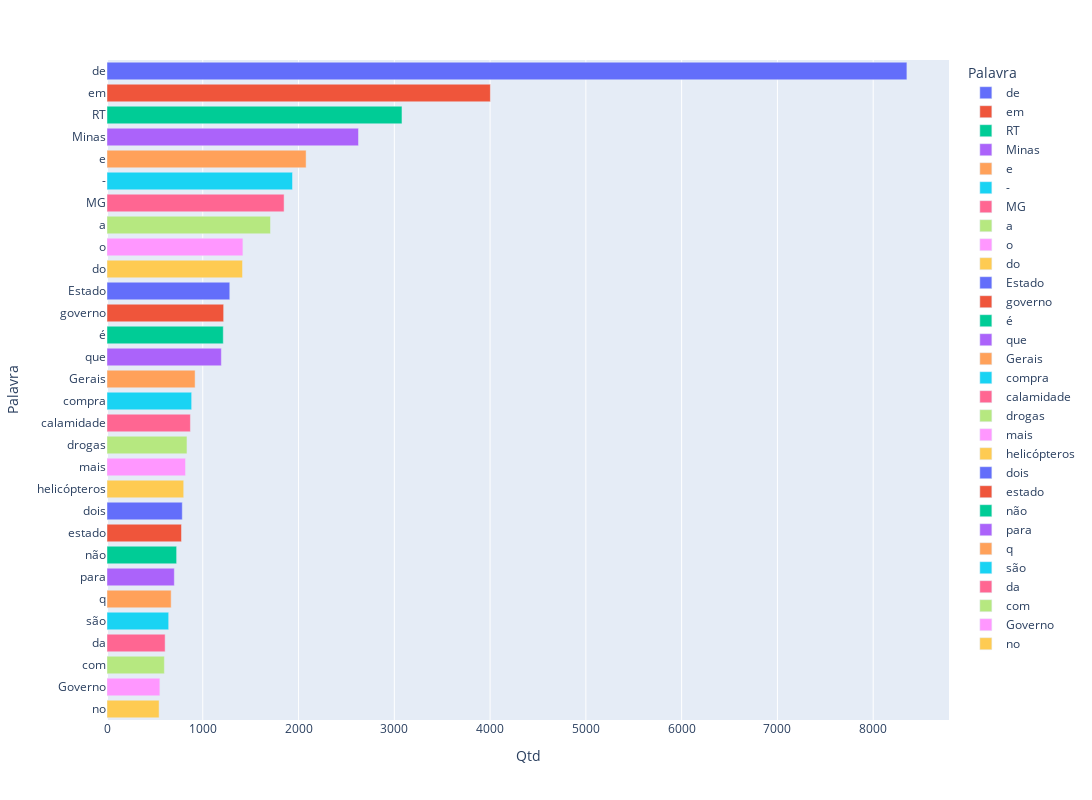

Notebook cell for this chart:
### Code cell
## Trazendo as informações graficamente
Figura = px.bar(
    tabQuantidade, 
    x = 'Qtd',
    y = 'Palavra',
    color = 'Palavra',
    orientation = 'h',
    width=1150, 
    height=800
)

Figura.show()

### Figure 1 — Plotly figure (JSON) as saved in the notebook; plotly's stock layout.template omitted (floating-point values rounded to 4 significant figures)
{"data": [{"alignmentgroup": "True", "hovertemplate": "Palavra=%{y}<br>Qtd=%{x}<extra></extra>", "legendgroup": "de", "marker": {"color": "#636efa", "pattern": {"shape": ""}}, "name": "de", "offsetgroup": "de", "orientation": "h", "showlegend": true, "textposition": "auto", "type": "bar", "x": [8352], "xaxis": "x", "y": ["de"], "yaxis": "y"}, {"alignmentgroup": "True", "hovertemplate": "Palavra=%{y}<br>Qtd=%{x}<extra></extra>", "legendgroup": "em", "marker": {"color": "#EF553B", "pattern": {"shape": ""}}, "name": "em", "offsetgroup": "em", "orientation": "h", "showlegend": true, "textposition": "auto", "type": "bar", "x": [4003], "xaxis": "x", "y": ["em"], "yaxis": "y"}, {"alignmentgroup": "True", "hovertemplate": "Palavra=%{y}<br>Qtd=%{x}<extra></extra>", "legendgroup": "RT", "marker": {"color": "#00cc96", "pattern": {"shape": ""}}, "name": "RT", "offsetgroup": "RT", "orientation": "h", "showlegend": true, "textposition": "auto", "type": "bar", "x": [3080], "xaxis": "x", "y": ["RT"], "yaxis": "y"}, {"alignmentgroup": "True", "hovertemplate": "Palavra=%{y}<br>Qtd=%{x}<extra></extra>", "legendgroup": "Minas", "marker": {"color": "#ab63fa", "pattern": {"shape": ""}}, "name": "Minas", "offsetgroup": "Minas", "orientation": "h", "showlegend": true, "textposition": "auto", "type": "bar", "x": [2626], "xaxis": "x", "y": ["Minas"], "yaxis": "y"}, {"alignmentgroup": "True", "hovertemplate": "Palavra=%{y}<br>Qtd=%{x}<extra></extra>", "legendgroup": "e", "marker": {"color": "#FFA15A", "pattern": {"shape": ""}}, "name": "e", "offsetgroup": "e", "orientation": "h", "showlegend": true, "textposition": "auto", "type": "bar", "x": [2079], "xaxis": "x", "y": ["e"], "yaxis": "y"}, {"alignmentgroup": "True", "hovertemplate": "Palavra=%{y}<br>Qtd=%{x}<extra></extra>", "legendgroup": "-", "marker": {"color": "#19d3f3", "pattern": {"shape": ""}}, "name": "-", "offsetgroup": "-", "orientation": "h", "showlegend": true, "textposition": "auto", "type": "bar", "x": [1937], "xaxis": "x", "y": ["-"], "yaxis": "y"}, {"alignmentgroup": "True", "hovertemplate": "Palavra=%{y}<br>Qtd=%{x}<extra></extra>", "legendgroup": "MG", "marker": {"color": "#FF6692", "pattern": {"shape": ""}}, "name": "MG", "offsetgroup": "MG", "orientation": "h", "showlegend": true, "textposition": "auto", "type": "bar", "x": [1849], "xaxis": "x", "y": ["MG"], "yaxis": "y"}, {"alignmentgroup": "True", "hovertemplate": "Palavra=%{y}<br>Qtd=%{x}<extra></extra>", "legendgroup": "a", "marker": {"color": "#B6E880", "pattern": {"shape": ""}}, "name": "a", "offsetgroup": "a", "orientation": "h", "showlegend": true, "textposition": "auto", "type": "bar", "x": [1707], "xaxis": "x", "y": ["a"], "yaxis": "y"}, {"alignmentgroup": "True", "hovertemplate": "Palavra=%{y}<br>Qtd=%{x}<extra></extra>", "legendgroup": "o", "marker": {"color": "#FF97FF", "pattern": {"shape": ""}}, "name": "o", "offsetgroup": "o", "orientation": "h", "showlegend": true, "textposition": "auto", "type": "bar", "x": [1419], "xaxis": "x", "y": ["o"], "yaxis": "y"}, {"alignmentgroup": "True", "hovertemplate": "Palavra=%{y}<br>Qtd=%{x}<extra></extra>", "legendgroup": "do", "marker": {"color": "#FECB52", "pattern": {"shape": ""}}, "name": "do", "offsetgroup": "do", "orientation": "h", "showlegend": true, "textposition": "auto", "type": "bar", "x": [1415], "xaxis": "x", "y": ["do"], "yaxis": "y"}, {"alignmentgroup": "True", "hovertemplate": "Palavra=%{y}<br>Qtd=%{x}<extra></extra>", "legendgroup": "Estado", "marker": {"color": "#636efa", "pattern": {"shape": ""}}, "name": "Estado", "offsetgroup": "Estado", "orientation": "h", "showlegend": true, "textposition": "auto", "type": "bar", "x": [1282], "xaxis": "x", "y": ["Estado"], "yaxis": "y"}, {"alignmentgroup": "True", "hovertemplate": "Palavra=%{y}<br>Qtd=%{x}<extra></extra>", "legendgroup": "governo", "marker": {"color": "#EF553B", "pattern": {"shape": ""}}, "name": "governo", "offsetgroup": "governo", "orientation": "h", "showlegend": true, "textposition": "auto", "type": "bar", "x": [1218], "xaxis": "x", "y": ["governo"], "yaxis": "y"}, {"alignmentgroup": "True", "hovertemplate": "Palavra=%{y}<br>Qtd=%{x}<extra></extra>", "legendgroup": "é", "marker": {"color": "#00cc96", "pattern": {"shape": ""}}, "name": "é", "offsetgroup": "é", "orientation": "h", "showlegend": true, "textposition": "auto", "type": "bar", "x": [1214], "xaxis": "x", "y": ["é"], "yaxis": "y"}, {"alignmentgroup": "True", "hovertemplate": "Palavra=%{y}<br>Qtd=%{x}<extra></extra>", "legendgroup": "que", "marker": {"color": "#ab63fa", "pattern": {"shape": ""}}, "name": "que", "offsetgroup": "que", "orientation": "h", "showlegend": true, "textposition": "auto", "type": "bar", "x": [1194], "xaxis": "x", "y": ["que"], "yaxis": "y"}, {"alignmentgroup": "True", "hovertemplate": "Palavra=%{y}<br>Qtd=%{x}<extra></extra>", "legendgroup": "Gerais", "marker": {"color": "#FFA15A", "pattern": {"shape": ""}}, "name": "Gerais", "offsetgroup": "Gerais", "orientation": "h", "showlegend": true, "textposition": "auto", "type": "bar", "x": [920], "xaxis": "x", "y": ["Gerais"], "yaxis": "y"}, {"alignmentgroup": "True", "hovertemplate": "Palavra=%{y}<br>Qtd=%{x}<extra></extra>", "legendgroup": "compra", "marker": {"color": "#19d3f3", "pattern": {"shape": ""}}, "name": "compra", "offsetgroup": "compra", "orientation": "h", "showlegend": true, "textposition": "auto", "type": "bar", "x": [884], "xaxis": "x", "y": ["compra"], "yaxis": "y"}, {"alignmentgroup": "True", "hovertemplate": "Palavra=%{y}<br>Qtd=%{x}<extra></extra>", "legendgroup": "calamidade", "marker": {"color": "#FF6692", "pattern": {"shape": ""}}, "name": "calamidade", "offsetgroup": "calamidade", "orientation": "h", "showlegend": true, "textposition": "auto", "type": "bar", "x": [871], "xaxis": "x", "y": ["calamidade"], "yaxis": "y"}, {"alignmentgroup": "True", "hovertemplate": "Palavra=%{y}<br>Qtd=%{x}<extra></extra>", "legendgroup": "drogas", "marker": {"color": "#B6E880", "pattern": {"shape": ""}}, "name": "drogas", "offsetgroup": "drogas", "orientation": "h", "showlegend": true, "textposition": "auto", "type": "bar", "x": [835], "xaxis": "x", "y": ["drogas"], "yaxis": "y"}, {"alignmentgroup": "True", "hovertemplate": "Palavra=%{y}<br>Qtd=%{x}<extra></extra>", "legendgroup": "mais", "marker": {"color": "#FF97FF", "pattern": {"shape": ""}}, "name": "mais", "offsetgroup": "mais", "orientation": "h", "showlegend": true, "textposition": "auto", "type": "bar", "x": [820], "xaxis": "x", "y": ["mais"], "yaxis": "y"}, {"alignmentgroup": "True", "hovertemplate": "Palavra=%{y}<br>Qtd=%{x}<extra></extra>", "legendgroup": "helicópteros", "marker": {"color": "#FECB52", "pattern": {"shape": ""}}, "name": "helicópteros", "offsetgroup": "helicópteros", "orientation": "h", "showlegend": true, "textposition": "auto", "type": "bar", "x": [801], "xaxis": "x", "y": ["helicópteros"], "yaxis": "y"}, {"alignmentgroup": "True", "hovertemplate": "Palavra=%{y}<br>Qtd=%{x}<extra></extra>", "legendgroup": "dois", "marker": {"color": "#636efa", "pattern": {"shape": ""}}, "name": "dois", "offsetgroup": "dois", "orientation": "h", "showlegend": true, "textposition": "auto", "type": "bar", "x": [786], "xaxis": "x", "y": ["dois"], "yaxis": "y"}, {"alignmentgroup": "True", "hovertemplate": "Palavra=%{y}<br>Qtd=%{x}<extra></extra>", "legendgroup": "estado", "marker": {"color": "#EF553B", "pattern": {"shape": ""}}, "name": "estado", "offsetgroup": "estado", "orientation": "h", "showlegend": true, "textposition": "auto", "type": "bar", "x": [778], "xaxis": "x", "y": ["estado"], "yaxis": "y"}, {"alignmentgroup": "True", "hovertemplate": "Palavra=%{y}<br>Qtd=%{x}<extra></extra>", "legendgroup": "não", "marker": {"color": "#00cc96", "pattern": {"shape": ""}}, "name": "não", "offsetgroup": "não", "orientation": "h", "showlegend": true, "textposition": "auto", "type": "bar", "x": [727], "xaxis": "x", "y": ["não"], "yaxis": "y"}, {"alignmentgroup": "True", "hovertemplate": "Palavra=%{y}<br>Qtd=%{x}<extra></extra>", "legendgroup": "para", "marker": {"color": "#ab63fa", "pattern": {"shape": ""}}, "name": "para", "offsetgroup": "para", "orientation": "h", "showlegend": true, "textposition": "auto", "type": "bar", "x": [703], "xaxis": "x", "y": ["para"], "yaxis": "y"}, {"alignmentgroup": "True", "hovertemplate": "Palavra=%{y}<br>Qtd=%{x}<extra></extra>", "legendgroup": "q", "marker": {"color": "#FFA15A", "pattern": {"shape": ""}}, "name": "q", "offsetgroup": "q", "orientation": "h", "showlegend": true, "textposition": "auto", "type": "bar", "x": [670], "xaxis": "x", "y": ["q"], "yaxis": "y"}, {"alignmentgroup": "True", "hovertemplate": "Palavra=%{y}<br>Qtd=%{x}<extra></extra>", "legendgroup": "são", "marker": {"color": "#19d3f3", "pattern": {"shape": ""}}, "name": "são", "offsetgroup": "são", "orientation": "h", "showlegend": true, "textposition": "auto", "type": "bar", "x": [644], "xaxis": "x", "y": ["são"], "yaxis": "y"}, {"alignmentgroup": "True", "hovertemplate": "Palavra=%{y}<br>Qtd=%{x}<extra></extra>", "legendgroup": "da", "marker": {"color": "#FF6692", "pattern": {"shape": ""}}, "name": "da", "offsetgroup": "da", "orientation": "h", "showlegend": true, "textposition": "auto", "type": "bar", "x": [607], "xaxis": "x", "y": ["da"], "yaxis": "y"}, {"alignmentgroup": "True", "hovertemplate": "Palavra=%{y}<br>Qtd=%{x}<extra></extra>", "legendgroup": "com", "marker": {"color": "#B6E880", "pattern": {"shape": ""}}, "name": "com", "offsetgroup": "com", "orientation": "h", "showlegend": true, "textposition": "auto", "type": "bar", "x": [599], "xaxis": "x", "y": ["com"], "yaxis": "y"}, {"alignmentgroup": "True", "hovertemplate": "Palavra=%{y}<br>Qtd=%{x}<extra></extra>", "legendgroup": "Governo", "marker": {"color": "#FF97FF", "pattern": {"shape": ""}}, "name": "Governo", "offsetgroup": "Governo", "orientation": "h", "showlegend": true, "textposition": "auto", "type": "bar", "x": [552], "xaxis": "x", "y": ["Governo"], "yaxis": "y"}, {"alignmentgroup": "True", "hovertemplate": "Palavra=%{y}<br>Qtd=%{x}<extra></extra>", "legendgroup": "no", "marker": {"color": "#FECB52", "pattern": {"shape": ""}}, "name": "no", "offsetgroup": "no", "orientation": "h", "showlegend": true, "textposition": "auto", "type": "bar", "x": [544], "xaxis": "x", "y": ["no"], "yaxis": "y"}], "layout": {"barmode": "relative", "height": 800, "legend": {"title": {"text": "Palavra"}, "tracegroupgap": 0}, "margin": {"t": 60}, "width": 1150, "xaxis": {"anchor": "y", "domain": [0, 1], "title": {"text": "Qtd"}}, "yaxis": {"anchor": "x", "categoryarray": ["no", "Governo", "com", "da", "são", "q", "para", "não", "estado", "dois", "helicópteros", "mais", "drogas", "calamidade", "compra", "Gerais", "que", "é", "governo", "Estado", "do", "o", "a", "MG", "-", "e", "Minas", "RT", "em", "de"], "categoryorder": "array", "domain": [0, 1], "title": {"text": "Palavra"}}}}
